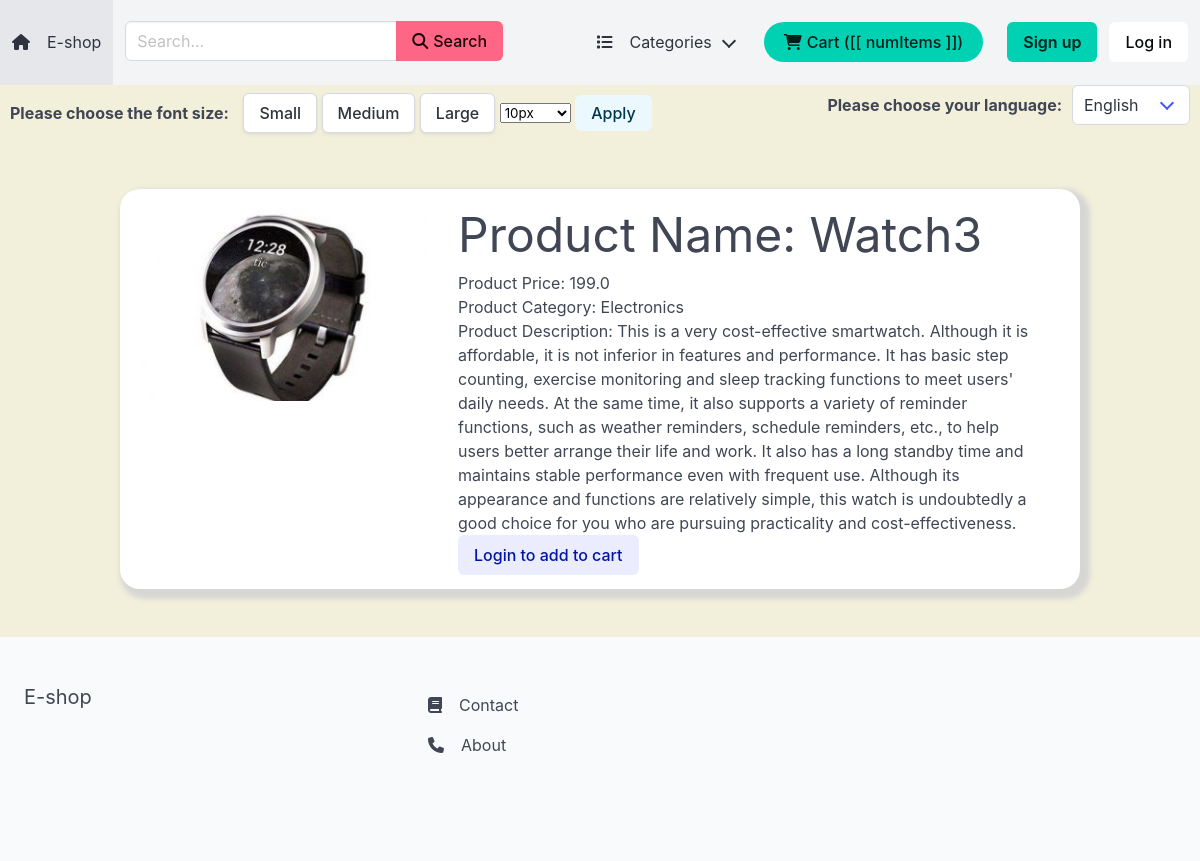
Screenshot of /Electronics/Watch3/ with the database file from the repository.
### apps/store/models.py (models this page shows, shortened)
class Product(models.Model):
    category = models.ForeignKey(Category, related_name='products', on_delete=models.CASCADE)
    title = models.CharField(max_length=255, verbose_name=_('Title'))
    slug = models.SlugField(max_length=255, verbose_name=_('Slug'))
    description = models.TextField(blank=True, null=True, verbose_name=_('Description'))
    price = models.FloatField(verbose_name=_('Price'))
    num_available = models.IntegerField(default=1, verbose_name=_('Number Available'))
    num_visits = models.IntegerField(default=0, verbose_name=_('Number of Visits'))
    last_visit = models.DateTimeField(blank=True, null=True, verbose_name=_('Last Visit'))
    image = models.ImageField(upload_to='uploads/', blank=True, null=True)
    thumbnail = models.ImageField(upload_to='uploads/', blank=True, null=True)
    date_added = models.DateTimeField(auto_now_add=True)
    is_disabled = models.BooleanField(default=False)
    class Meta:
        ordering = ('-date_added',)
    """def save(self, *args, **kwargs):
        self.thumbnail = self.make_thumbnail(self.image)

        super().save(*args, **kwargs)"""

class Category(models.Model):
    title = models.CharField(max_length=255, verbose_name=_('Title'))
    slug = models.SlugField(max_length=255, verbose_name=_('Slug'))
    ordering = models.IntegerField(default=0, verbose_name=_('Ordering'))
    class Meta:
        verbose_name_plural = _('Categories')
        ordering = ('ordering',)
    def __str__(self):
        return self.title

### apps/store/views.py (the view)
# urls.py: path('<slug:category_slug>/<slug:slug>/', product_detail, name='product_detail'),
def product_detail(request, category_slug, slug):
    product = get_object_or_404(Product, slug=slug)
    product.num_visits = product.num_visits + 1
    product.last_visit = datetime.now()
    product.save()
    if request.method == 'POST' and request.user.is_authenticated:
        stars = request.POST.get('stars', 3)
        content = request.POST.get('content', '')
        review = ProductReview.objects.create(product=product, user=request.user, stars=stars, content=content)
        return redirect('product_detail', category_slug=category_slug, slug=slug)
    imagesstring = "{'thumbnail': '%s', 'image': '%s'}," % (product.thumbnail.url, product.image.url)
    for image in product.images.all():
        imagesstring = imagesstring + ("{'thumbnail': '%s', 'image': '%s'}," % (image.thumbnail.url, image.image.url))
    cart = Cart(request)
    if cart.has_product(product.id):
        product.in_cart = True
    else:
        product.in_cart = False
    context = {
        'product': product,
        'imagesstring': imagesstring,
    }
    return render(request, 'product_detail.html', context)

### apps/cart/cart.py (called while the page is built)
    def __iter__(self):
        product_ids = self.cart.keys()
        product_clean_ids = []
        for p in product_ids:
            product_clean_ids.append(p)
            self.cart[str(p)]['product'] = Product.objects.get(pk=p)
        for item in self.cart.values():
            item['total_price'] = float(item['price']) * int(item['quantity'])
            yield item

    def has_product(self, product_id):
        if str(product_id) in self.cart:
            return True
        else:
            return False

    def get_total_length(self):
        return sum(int(item['quantity']) for item in self.cart.values())

    def get_total_cost(self):
        return sum(float(item['total_price']) for item in self)

### apps/cart/context_processors.py (called while the page is built)
def cart(request):
    return {'cart': Cart(request)}

### apps/store/context_processors.py (called while the page is built)
def menu_categories(request):
    categories = Category.objects.all()
    return {'menu_categories': categories}

### apps/core/templates/product_detail.html (shortened to what this page needs)
{% extends 'base.html'%}
{% block content %}
<head>
</head>
<div id="productapp" class="container">
    <div class="left"><img src="{{ product.image.url }}" alt="test" width="300" height="200" float="center"></div>
    <div class="right">
    <h1 style="font-size: 3rem">Product Name: {{ product.title }}</h1>
    <h1>Product Price: {{ product.price }}</h1>
    <h1>Product Category: {{ product.category }}</h1>
    {% if product.description%}
    <h1>Product Description: {{ product.description }}</h1>
    {% endif %}
    {% if request.user.is_authenticated %}
        {% if product.in_cart %}
    </br><p style="color: blue; font-size: 150%;"><b>Already in cart!</b></p>
        {% else %}
            {% if product.num_available > 0 %}
                <button @click="addToCart({{ product.id }})" class="button is-success" onclick="alert('The product has been added to the shopping cart successfully.')"><i class="fa-solid fa-cart-plus" style="margin-right: 5px;"></i>Add to cart</button>
            {% else %}
                <p>The product is out of stock!</p>
            {% endif %}
        {% endif %}
    {% else %}
        <a href="{% url 'login' %}" class="button is-link is-light" type="button">Login to add to cart</a>
    {% endif %}
    </div>
</div>
{% endblock %}

### apps/core/templates/product_detail.html (style rules this page uses)
.left { border: 5px; width: 30%; float: left; text-align: center; vertical-align: middle; background-color: white; margin: 20px; }
.right { width: 60%; float: left; background-color: white; margin: 10px; }
.container { width: 90%; height: 50%; background-color: white; border-radius: 20px; box-shadow: 5px 5px 5px 5px #d6d6d4; }
body { background-color: #f2efda; }

### rows the page displays
Product: image (picture), title "Watch3", price "199.0", category "Electronics", description "This is a very cost-effective smartwatch. Although it is affordable, it is not inferior in features and performance. It has basic step counting, exercise monitoring and sleep tracking functions to meet users' daily needs. At the same time, it also supports a variety of reminder functions, such as weather reminders, schedule reminders, etc., to help users better arrange their life and work. It also has a long standby time and maintains stable performance even with frequent use. Although its appearance and functions are relatively simple, this watch is undoubtedly a good choice for you who are pursuing practicality and cost-effectiveness."

### other values shown
form field language "English"
